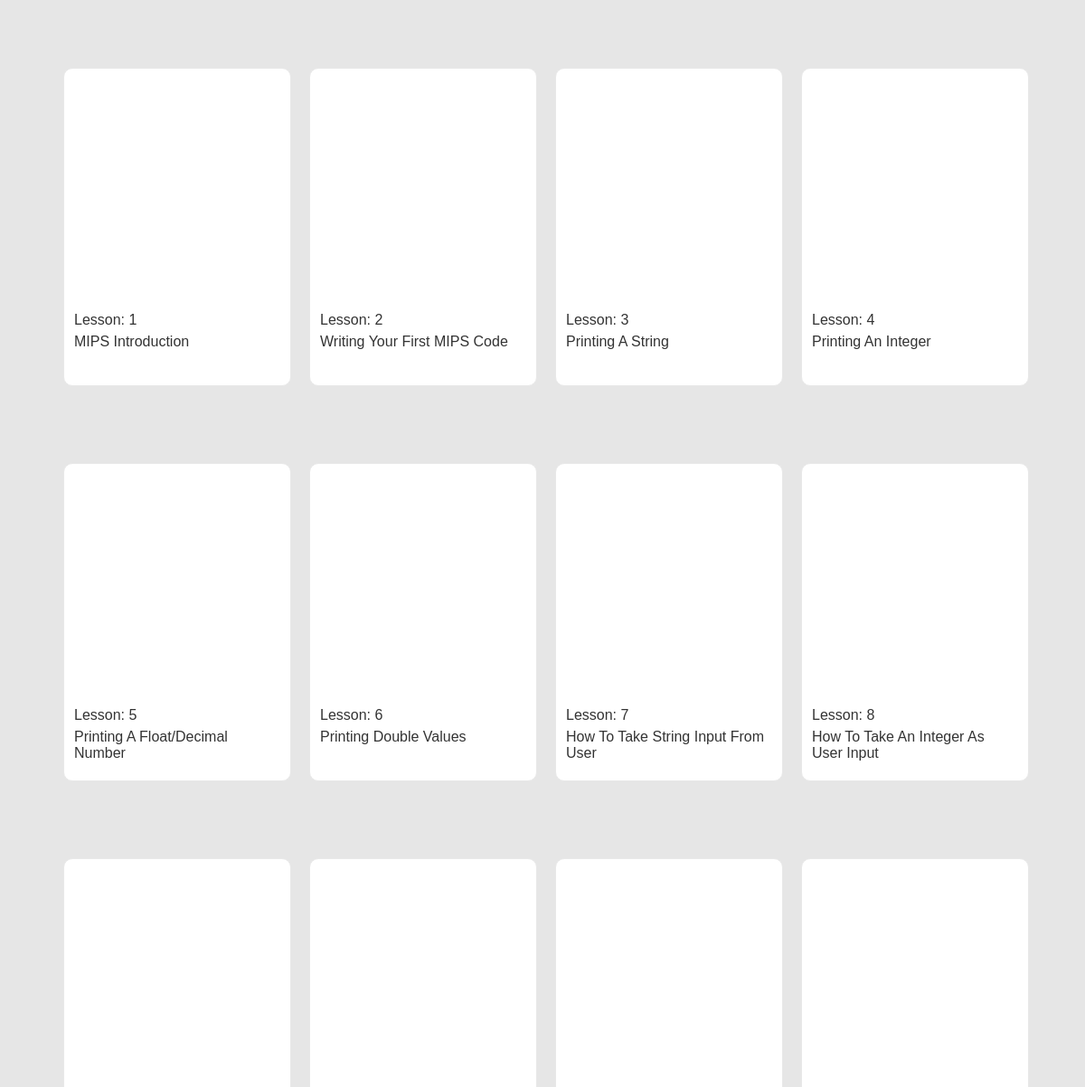
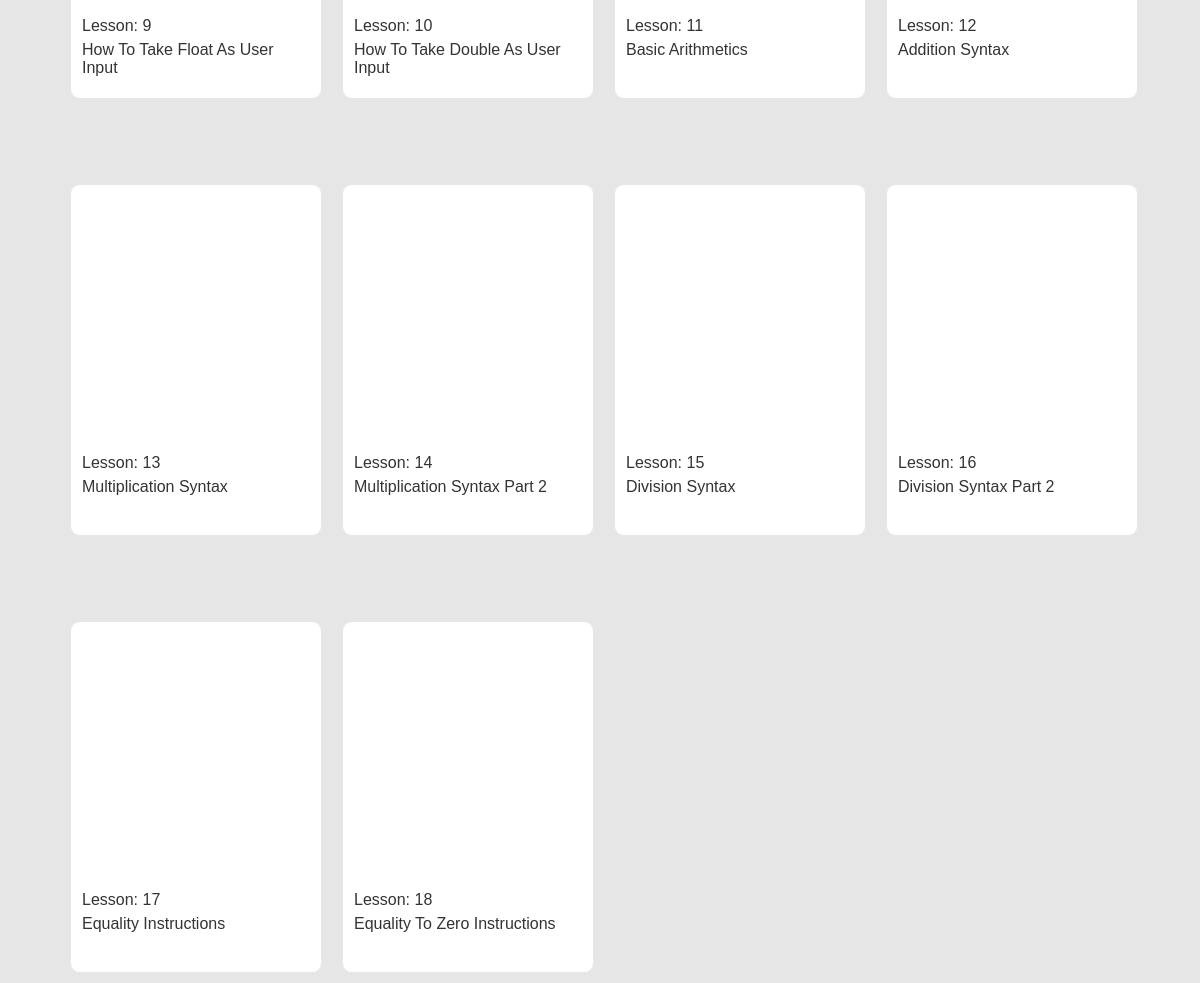
Page /Code/category.php on the committed database (2 pictures, top to bottom).
### tables this page shows
CREATE TABLE `codemart` (
  `LessonNumber` int(5) NOT NULL,
  `LessonName` varchar(50) NOT NULL,
  `VideoURL` varchar(100) NOT NULL,
  `Questions` varchar(1000) NOT NULL,
  `Option1` varchar(100) NOT NULL,
  `Option2` varchar(100) NOT NULL,
  `Option3` varchar(100) NOT NULL,
  `Option4` varchar(100) NOT NULL,
  `Image` varchar(100) NOT NULL,
  `Explanations` varchar(2000) NOT NULL,
  `right_ans` varchar(100) NOT NULL
);

### Code/category.php (the view, shortened to what this page needs)
<body>
	<?php
	$dbconnect=mysqli_connect("localhost","root","","codemart");
	switch ($_GET['diff']) {
			default:
				$sql="SELECT * from codemart";
				break;
		}
	if($query=mysqli_query($dbconnect, $sql))
	{
		$rs=mysqli_fetch_assoc($query);
	}
	if(mysqli_num_rows($query)==0) {
		echo "Sorry, we have no items currently in stock";
	}
	else {
		?>
		<div style="margin-left:5%;">
		<?php
		do {
			?>
			<div class="cat11" style="margin-top: 75px;width:250px;height:350px;" >
			<a href="lesson.php?no=<?php echo $rs['LessonNumber'];?>&attempt=no">
				<p class="cat11_img">
					<VIDEO>
						<source src="<?php echo $rs['VideoURL']?>" type="video/mp4">
					</VIDEO>
				</p>
				<br>
				<p>Lesson: <?php
					$kk=(int)$rs['LessonNumber'];
				echo $kk-1000; ?></p>
				<p><?php echo $rs['LessonName']; ?></p>
			</a>
			</div>
		<?php
		} while ($rs=mysqli_fetch_assoc($query));
		?>
		</div>
	<?php
	}
	?>
</body>

### Code/category.php (style rules this page uses)
body { background:#e6e6e6; color: white; margin: 0px; }
p { margin: 1px; }
.cat11 { width:250px; background-color: white; color: #333; font-family: sans-serif; padding: 0px; margin: 10px; transition: .15s; width: auto; overflow: hidden; float: left; border: 1px solid #e8e8e8; border-radius: 10px; }
.cat11 p { padding:0px 10px 5px 10px; }
.cat11 p.cat11_img { padding: 0; margin: 0; }
.cat11 a { font-family: sans-serif; text-decoration: none; color: #333; }
video { width:250px; height:250px; }

### rows in the picture
codemart: $kk-1000 "1", LessonName "MIPS Introduction"
codemart: $kk-1000 "2", LessonName "Writing Your First MIPS Code"
codemart: $kk-1000 "3", LessonName "Printing A String"
codemart: $kk-1000 "4", LessonName "Printing An Integer"
codemart: $kk-1000 "5", LessonName "Printing A Float/Decimal Number"
codemart: $kk-1000 "6", LessonName "Printing Double Values"
codemart: $kk-1000 "7", LessonName "How To Take String Input From User"
codemart: $kk-1000 "8", LessonName "How To Take An Integer As User Input"
codemart: $kk-1000 "9", LessonName "How To Take Float As User Input"
codemart: $kk-1000 "10", LessonName "How To Take Double As User Input"
codemart: $kk-1000 "11", LessonName "Basic Arithmetics"
codemart: $kk-1000 "12", LessonName "Addition Syntax"
codemart: $kk-1000 "13", LessonName "Multiplication Syntax"
codemart: $kk-1000 "14", LessonName "Multiplication Syntax Part 2"
codemart: $kk-1000 "15", LessonName "Division Syntax"
codemart: $kk-1000 "16", LessonName "Division Syntax Part 2"
codemart: $kk-1000 "17", LessonName "Equality Instructions"
codemart: $kk-1000 "18", LessonName "Equality To Zero Instructions"
